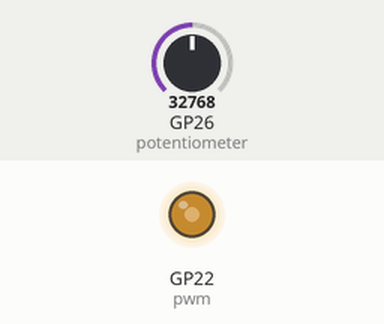
The program below on a simulated Raspberry Pi Pico running MicroPython. Parts: output pins drawn as LEDs (lit = HIGH). Inputs (shaded band) come from the test bench; at power-on: GP26 (potentiometer) = 32768 (analog values on the 0–65535 scale).

Above: at 1.2 s.
1.3 s: GP26 (potentiometer) set to 45874
At 2.0 s:
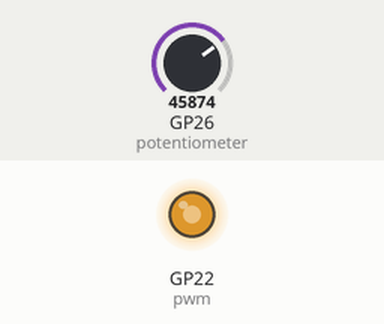
2.8 s: GP26 (potentiometer) set to 57670
At 3.2 s:
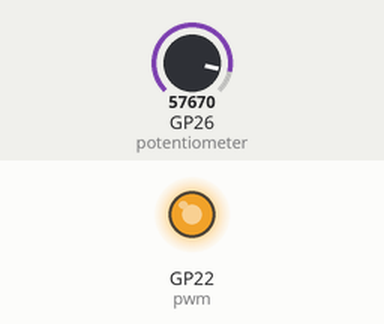
4.3 s: GP26 (potentiometer) set to 7864
At 5.4 s:
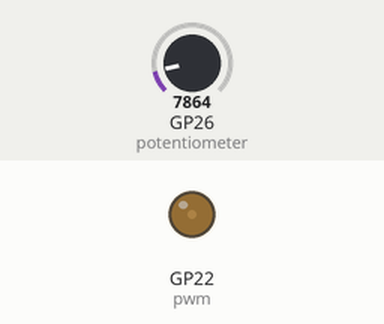
5.8 s: GP26 (potentiometer) set to 0
At 6.6 s:
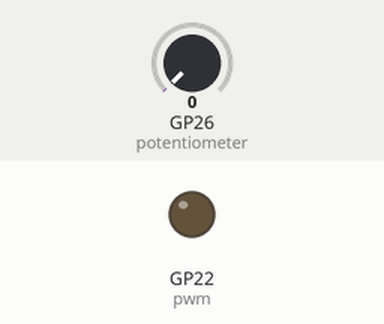
Timing chart, 0 to 8.3 s (numbered marks = the images above; inputs shaded):
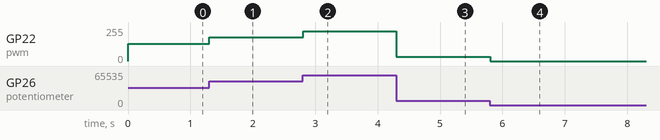

The program:

06_Poti_PWM_LED_Demo.py
```python
# Bibliotheken laden
# import libs
from machine import Pin, PWM
from time import sleep

# Blaue LED an GPIO22 mit PWM initialisieren
# initialize GPIO22 as PWM output for blue LED
pwm = PWM(Pin(22))

# PWM Frequenz (Hz) einstellen
# set PWM frequency (Hz)
pwm.freq(4000)

# Analog/Digital Wandler ADC0 GPIO 26 initialisieren
# an ADC 0 hängt das einstellbare Potentiometer RV1
# initialize analog/digital converter on ADC0 GPIO 26
# where the RV1 potentiometer is connected to
potentiometer = machine.ADC(26)

# Endlosschleife ADC0 auslesen und damit LED PWM Helligkeit einstellen
# endless loop reading the potentiometer value and adjusting the LED brightness via PWM
while True:
    pwm.duty_u16(potentiometer.read_u16())
    sleep(0.005)
```

Measured:
- after the input at 1.3 s, GP22 (pwm): 128/255 → 178/255 at once
- after the input at 2.8 s, GP22 (pwm): 178/255 → 224/255 at once
- after the input at 4.3 s, GP22 (pwm): 224/255 → 31/255 at once
- after the input at 5.8 s, GP22 (pwm): 31/255 → 0/255 at once
